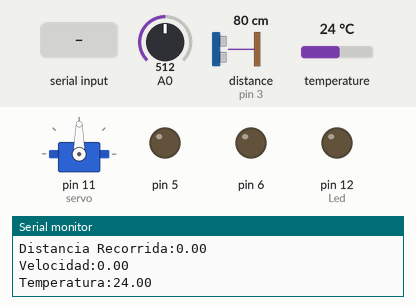
The sketch below on a simulated Arduino Uno, built with avr-gcc and run on an emulated ATmega328P. Parts: servo, output pins drawn as LEDs (lit = HIGH), the last lines printed to the serial monitor. Wiring (inferred from the names in the program): ultrasonic range finder: trigger pin 2; echo pin 3. The inputs (shaded band) are chosen by the test bench; at power-on: A0 = 512, distance to the obstacle (sensor on pin 3) 80 cm, temperature 24 °C. The echo pulse lasts 58.3 µs per cm; pins used as bus, display or sensor lines are not drawn.

Above: at 1.2 s.
1.3 s: "2\n" received over Serial
At 2.4 s:
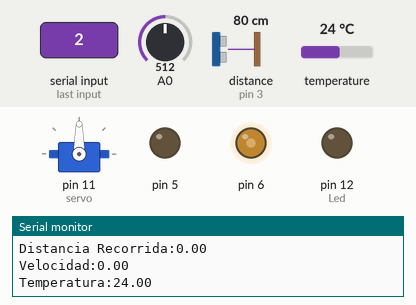
3.2 s: "30,150,10\n" received over Serial
At 4.4 s:
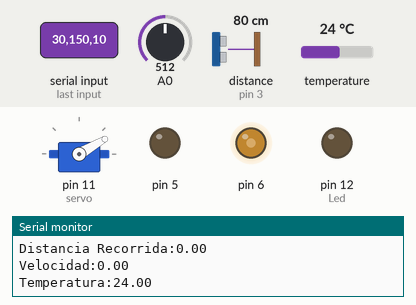
4.8 s: "1\n" received over Serial
At 5.2 s:
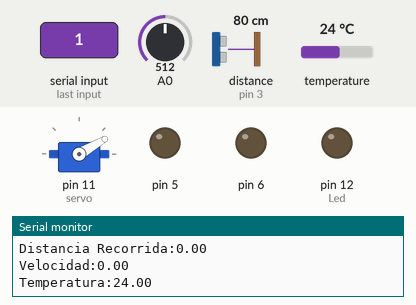
6.4 s: "3\n" received over Serial
At 7.3 s:
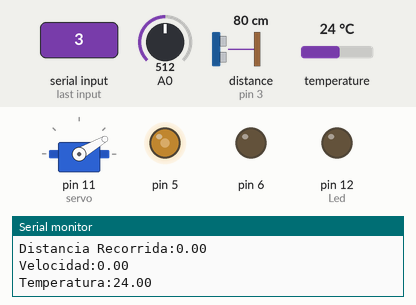
8.0 s: "90,45,200\n" received over Serial
At 9.3 s:
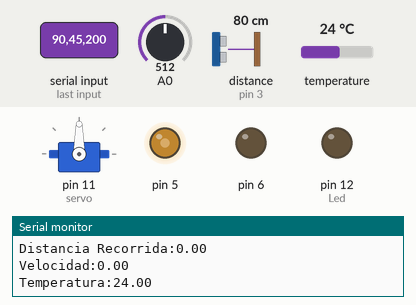
9.7 s: "8\n" received over Serial
At 10.1 s:
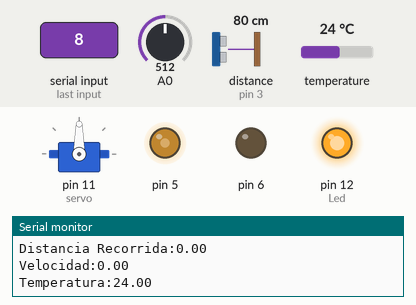
Timing chart, 0 to 12.3 s (numbered marks = the images above; inputs shaded):
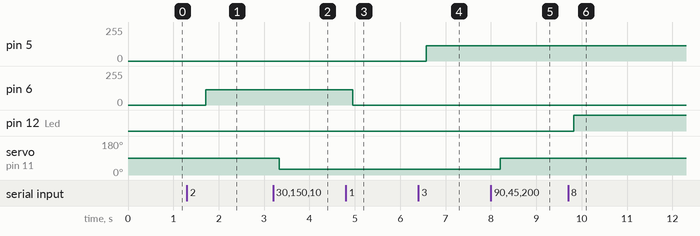

The sketch:

Robot_Car.ino
```cpp
/*
 * NOTE: *
In order to keep everything simple Serial Communication uses
values from 0 to 3 to change Direction of DC Motors,
values 8 & 9 are used exclusively to turn off/on the lights
since ultrasonic sensor values are only reliable between 20-200cm
any distance further is non accurate enough to consider them as real values
*/


#include <Servo.h>
#include <DallasTemperature.h>
#include <OneWire.h>
#define trigPin 2
#define echoPin 3
#define ONE_WIRE_BUS 4

OneWire oneWire(ONE_WIRE_BUS);
DallasTemperature sensors(&oneWire);            // Pass the oneWire reference to Dallas Temperature.
Servo servo;

//Parametros
const int Velocidad_Motor=115;


int value;
const int Led=12;
const float Longitude= 33.7;//Longitud de la Rueda
float DistanceRan=0;
int Res_Hall_Sens1=0;               //Contador de Iman1
int Hall_Sensor1;  //Lectura de Sensor Hall_1
bool Sensor1_Read=false;
unsigned long Time_Ref0=0;          //Tiempo de Referencia 0
unsigned long Time0;              //Tiempo de Rev 0
unsigned long previousMillis = 0;        // will store last time LED was updated
bool got_time=false;
// constants won't change:
const long interval = 100;           // interval at which to blink (milliseconds)
int Pos=0;
float Speed;                      //Velocidad
String Input_String;
bool String_Complete;

int vueltas=0;


int MeasureDistance(){
  long duration;
  int distance;
  digitalWrite(trigPin, LOW);

  delayMicroseconds(5);
 // Trigger the sensor by setting the trigPin high for 10 microseconds:
  digitalWrite(trigPin, HIGH);
  delayMicroseconds(10);
  digitalWrite(trigPin, LOW);

  // Read the echoPin. pulseIn() returns the duration (length of the pulse) in microseconds:
  duration = pulseIn(echoPin, HIGH);

  // Calculate the distance:
  distance = duration*0.034/2;

  if(distance>200){
    distance = 200;
  }
  if(distance<20){
    distance = 20;
  }
    delay(20);
  return distance;
}//Here ends the distance Range


void Data(){

  int Cal=501;  //Valor de Calibracion
  Hall_Sensor1=analogRead(A0);
  Serial.println("Hall Sensor "+String(Hall_Sensor1));
  delay(20);

  if( (Hall_Sensor1<500) || (Hall_Sensor1>600)){            //Deteccion del Primer Sensor

    if(Sensor1_Read == false){
    Res_Hall_Sens1++;
    Sensor1_Read=true;
    DistanceRan += Longitude;
    Serial.println("Vueltas:"+String(DistanceRan/33.7));
    delay(20);
    }

    //Serial.println(Res_Hall_Sens1);
  }
  else{
    Sensor1_Read=false;
    Res_Hall_Sens1=Res_Hall_Sens1;
  }

  if(Res_Hall_Sens1==1){

      if(got_time==false){
      Time_Ref0=millis();
      //Serial.println("Tiempo Cero: "+String(Time_Ref0/1000));
      }
      got_time=true;
      delay(20);
    }

  if(Res_Hall_Sens1 >= 2){          //Termina la vuelta de la primera Rueda
    Res_Hall_Sens1 = 0;
    got_time = false;
    Time0 = millis();
    //Serial.println("Tiempo final de Rev: "+String(Time0/1000));

    unsigned long Time = Time0-Time_Ref0;
    unsigned long diff0 = Time/1000;
    //Serial.println("Tiempo de Revolucion: "+String(diff0));
             //Distancia Recorrida
    Speed = Longitude/diff0;         //Velocidad
  }

}

/*
void Data1(){
  if( (digitalRead(7)==HIGH) && Sensor1_Read==false ){
    vueltas++;
    Sensor1_Read=true;
    Serial.println("Vueltas: "+String(vueltas) );
  }
  else{
    Sensor1_Read=false;
  }
}
*/

void Serial_Commands(){

  while(Serial.available()){
    char inChar = (char)Serial.read();
    Input_String += inChar;

    if (inChar == '\n') {
      String_Complete = true;
    }

  }
}//End Serial_Commands

void Motors(int Movement){
  value=Movement;

  switch (value){
    case 1:
      digitalWrite(6,LOW);
      digitalWrite(5,LOW);
    break;

    case 2:
      analogWrite(6,Velocidad_Motor);
      digitalWrite(5,LOW);
    break;

    case 3:
      analogWrite(5,Velocidad_Motor);
      digitalWrite(6,LOW);
      break;
  }//End Switch
  //analogWrite(9,110);
}

int ServoMove(int pos){
  servo.write(pos);
  return pos;
}

void setup() {

  Serial.begin(9600);
  servo.attach(11);
  sensors.begin();
  pinMode(6, OUTPUT);
  pinMode(5, OUTPUT);
  pinMode(7, INPUT);
  pinMode(Led,OUTPUT);

  pinMode(trigPin, OUTPUT);
  pinMode(echoPin, INPUT);

}

void loop() {


  Serial_Commands();

    //Serial.println("Valor Enviado:"+Input_String);
    if (String_Complete==true) {

  if( (Input_String.toInt()>=1) &&((Input_String.toInt()<=4)) ) {
    Motors(Input_String.toInt());
  }


  if( (Input_String.toInt()>=20) && (Input_String.toInt()<=160) ){
     Pos = ServoMove(Input_String.toInt());
  }

  if((Input_String.toInt()==8)){
    digitalWrite(Led,HIGH);
  }
  if((Input_String.toInt()==9)){
    digitalWrite(Led,LOW);
  }
    // clear the string:
    Input_String = "";
    String_Complete = false;
  }
    int Distance_Measured = MeasureDistance();
 unsigned long currentMillis = millis();

  if (currentMillis - previousMillis >= interval) {


    sensors.requestTemperatures();
     Data();
    Serial.println("Distance:"+String(Distance_Measured));
    Serial.println("Distancia Recorrida:" + String(DistanceRan));
    Serial.println("Velocidad:"+String(Speed));
    Serial.println("Temperatura:"+String(sensors.getTempCByIndex(0)));
    previousMillis = currentMillis;

  }

}
```

Measured:
- after the input at 1.3 s, pin 6: 0/255 → 115/255 after 0.41 s
- after the input at 3.2 s, servo on pin 11 (servo): 90° → 30° after 0.14 s
- after the input at 4.8 s, pin 6: 115/255 → 0/255 after 0.16 s
- after the input at 6.4 s, pin 5: 0/255 → 115/255 after 0.18 s
- after the input at 8.0 s, servo on pin 11 (servo): 30° → 90° after 0.20 s
- after the input at 9.7 s, pin 12 (Led): LOW → HIGH after 0.12 s
